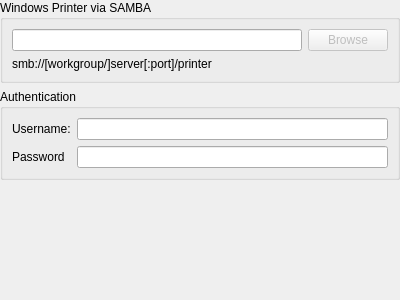
<?xml version="1.0" encoding="UTF-8"?>
<ui version="4.0">
 <class>ChooseSamba</class>
 <widget class="QWidget" name="ChooseSamba">
  <property name="geometry">
   <rect>
    <x>0</x>
    <y>0</y>
    <width>400</width>
    <height>300</height>
   </rect>
  </property>
  <property name="sizePolicy">
   <sizepolicy hsizetype="Ignored" vsizetype="Preferred">
    <horstretch>0</horstretch>
    <verstretch>0</verstretch>
   </sizepolicy>
  </property>
  <layout class="QGridLayout" name="gridLayout">
   <property name="leftMargin">
    <number>0</number>
   </property>
   <property name="topMargin">
    <number>0</number>
   </property>
   <property name="rightMargin">
    <number>0</number>
   </property>
   <property name="bottomMargin">
    <number>0</number>
   </property>
   <item row="0" column="0">
    <widget class="QGroupBox" name="groupBox_2">
     <property name="title">
      <string comment="@title:group">Windows Printer via SAMBA</string>
     </property>
     <layout class="QGridLayout" name="gridLayout_2">
      <item row="1" column="0" colspan="2">
       <widget class="QLabel" name="label_6">
        <property name="text">
         <string comment="@label samba URL markup example, this is preceded by a label containing smb://">smb://[workgroup/]server[:port]/printer</string>
        </property>
       </widget>
      </item>
      <item row="0" column="0">
       <widget class="QLineEdit" name="addressLE"/>
      </item>
      <item row="0" column="1">
       <widget class="QPushButton" name="browsePB">
        <property name="enabled">
         <bool>false</bool>
        </property>
        <property name="text">
         <string comment="@action:button">Browse</string>
        </property>
       </widget>
      </item>
     </layout>
    </widget>
   </item>
   <item row="1" column="0">
    <widget class="QGroupBox" name="groupBox_3">
     <property name="title">
      <string comment="@title:group">Authentication</string>
     </property>
     <layout class="QFormLayout" name="formLayout_2">
      <property name="fieldGrowthPolicy">
       <enum>QFormLayout::ExpandingFieldsGrow</enum>
      </property>
      <item row="0" column="0">
       <widget class="QLabel" name="label">
        <property name="text">
         <string comment="@label:textbox">Username:</string>
        </property>
        <property name="buddy">
         <cstring>usernameLE</cstring>
        </property>
       </widget>
      </item>
      <item row="0" column="1">
       <widget class="QLineEdit" name="usernameLE"/>
      </item>
      <item row="1" column="0">
       <widget class="QLabel" name="label_4">
        <property name="text">
         <string comment="@label:textbox">Password</string>
        </property>
        <property name="buddy">
         <cstring>passwordLE</cstring>
        </property>
       </widget>
      </item>
      <item row="1" column="1">
       <widget class="QLineEdit" name="passwordLE">
        <property name="echoMode">
         <enum>QLineEdit::Password</enum>
        </property>
       </widget>
      </item>
     </layout>
    </widget>
   </item>
   <item row="2" column="0">
    <spacer name="verticalSpacer">
     <property name="orientation">
      <enum>Qt::Vertical</enum>
     </property>
     <property name="sizeHint" stdset="0">
      <size>
       <width>20</width>
       <height>40</height>
      </size>
     </property>
    </spacer>
   </item>
  </layout>
 </widget>
 <tabstops>
  <tabstop>addressLE</tabstop>
  <tabstop>usernameLE</tabstop>
  <tabstop>passwordLE</tabstop>
 </tabstops>
 <resources/>
 <connections/>
</ui>
